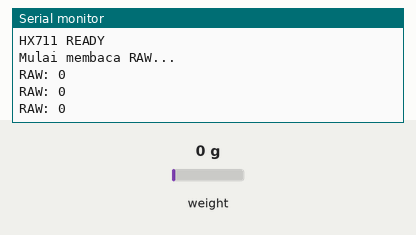
Simulated run of this sketch. Board: ESP32. Shown: the last lines printed to the serial monitor. The test bench sets the inputs (shaded band); at power-on: weight on the scale 0 g.

Above: at 2.2 s.
2.3 s: weight on the scale set to 100 g
At 3.0 s:
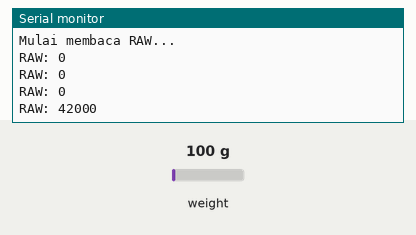
3.8 s: weight on the scale set to 1250 g
At 4.41 s:
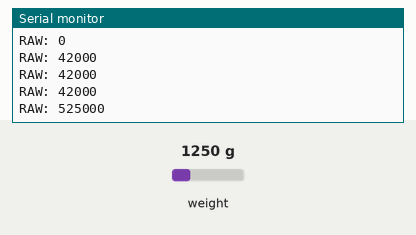
Timing chart, 0 to 6.8 s (numbered marks = the images above; inputs shaded):
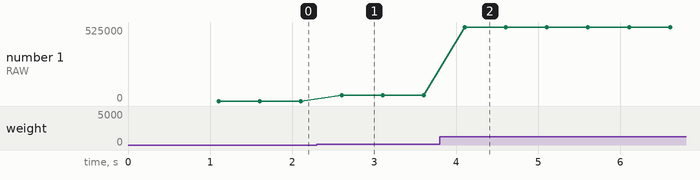

The sketch:

hx711_reference.ino
```cpp
#include "HX711.h"

#define DT_PIN   34
#define SCK_PIN  32

HX711 scale;

unsigned long lastRead = 0;

void setup() {
  Serial.begin(115200);
  delay(1000);

  Serial.println();
  Serial.println("=========================");
  Serial.println(" HX711 BASIC RAW TEST");
  Serial.println("=========================");

  scale.begin(DT_PIN, SCK_PIN);

  if (!scale.wait_ready_timeout(3000)) {
    Serial.println("HX711 TIDAK READY!");
    Serial.println("Cek power dan wiring.");
    return;
  }

  Serial.println("HX711 READY");
  Serial.println("Mulai membaca RAW...");
}

void loop() {

  if (millis() - lastRead >= 500) {
    lastRead = millis();

    if (!scale.wait_ready_timeout(1000)) {
      Serial.println("ERROR: HX711 NOT READY");
      return;
    }

    long raw = scale.read();

    Serial.print("RAW: ");
    Serial.println(raw);
  }
}
```

Measured:
- after the input at 2.3 s, the serial monitor: prints a new line after 0.30 s (image 1)
- after the input at 3.8 s, the serial monitor: prints a new line after 0.31 s (image 2)
- plotted number 1: 0 → 42000 after the input at 2.3 s, 42000 → 525000 after the input at 3.8 s
